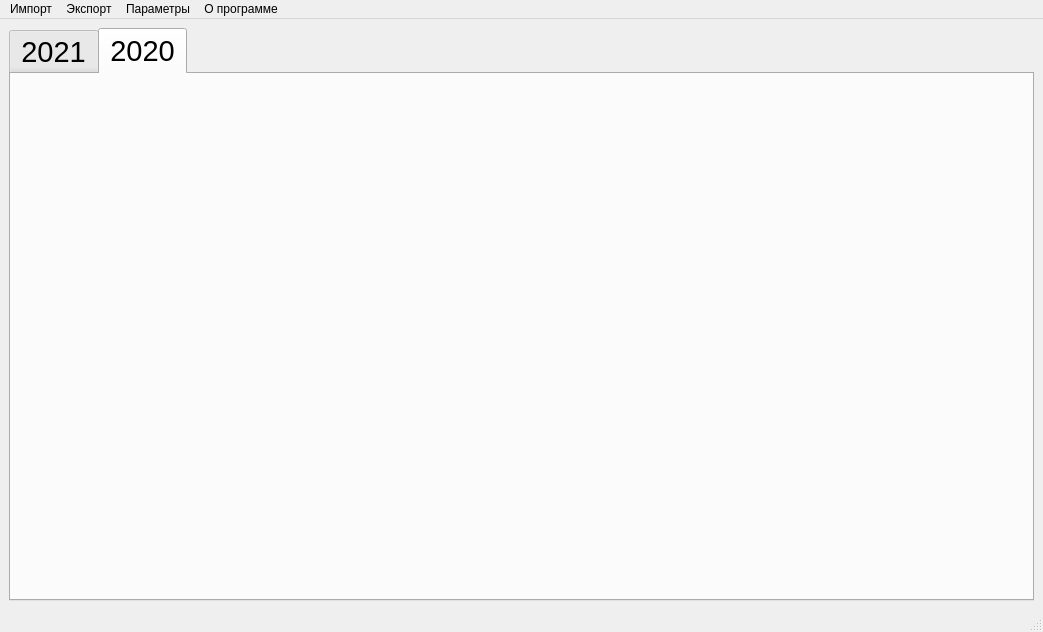
<?xml version="1.0" encoding="UTF-8"?>
<ui version="4.0">
 <class>MainWindow</class>
 <widget class="QMainWindow" name="MainWindow">
  <property name="enabled">
   <bool>true</bool>
  </property>
  <property name="geometry">
   <rect>
    <x>0</x>
    <y>0</y>
    <width>1043</width>
    <height>632</height>
   </rect>
  </property>
  <property name="windowTitle">
   <string>MainWindow</string>
  </property>
  <widget class="QWidget" name="centralwidget">
   <layout class="QGridLayout" name="gridLayout">
    <item row="0" column="0">
     <layout class="QHBoxLayout" name="horizontalLayout_3">
      <item>
       <layout class="QVBoxLayout" name="verticalLayout_2">
        <item>
         <widget class="QTabWidget" name="tabWidget">
          <property name="font">
           <font>
            <pointsize>22</pointsize>
           </font>
          </property>
          <property name="tabShape">
           <enum>QTabWidget::Rounded</enum>
          </property>
          <property name="currentIndex">
           <number>1</number>
          </property>
          <property name="iconSize">
           <size>
            <width>16</width>
            <height>16</height>
           </size>
          </property>
          <property name="tabsClosable">
           <bool>false</bool>
          </property>
          <property name="movable">
           <bool>true</bool>
          </property>
          <property name="tabBarAutoHide">
           <bool>true</bool>
          </property>
          <widget class="QWidget" name="tab">
           <attribute name="title">
            <string>2021</string>
           </attribute>
           <layout class="QVBoxLayout" name="verticalLayout_3">
            <item>
             <widget class="QTableWidget" name="tableWidget"/>
            </item>
           </layout>
          </widget>
          <widget class="QWidget" name="tab_2">
           <attribute name="title">
            <string>2020</string>
           </attribute>
          </widget>
         </widget>
        </item>
       </layout>
      </item>
     </layout>
    </item>
   </layout>
  </widget>
  <widget class="QMenuBar" name="menubar">
   <property name="geometry">
    <rect>
     <x>0</x>
     <y>0</y>
     <width>1043</width>
     <height>21</height>
    </rect>
   </property>
   <widget class="QMenu" name="menu">
    <property name="title">
     <string>Импорт</string>
    </property>
    <addaction name="action"/>
    <addaction name="action_2"/>
   </widget>
   <widget class="QMenu" name="menu_2">
    <property name="title">
     <string>Экспорт</string>
    </property>
   </widget>
   <widget class="QMenu" name="menu_3">
    <property name="title">
     <string>Параметры</string>
    </property>
   </widget>
   <widget class="QMenu" name="menu_4">
    <property name="title">
     <string>О программе</string>
    </property>
   </widget>
   <addaction name="menu"/>
   <addaction name="menu_2"/>
   <addaction name="menu_3"/>
   <addaction name="menu_4"/>
  </widget>
  <widget class="QStatusBar" name="statusbar"/>
  <action name="action">
   <property name="text">
    <string>Получить медиа с диска</string>
   </property>
  </action>
  <action name="action_2">
   <property name="text">
    <string>Получить медиа из папки</string>
   </property>
  </action>
 </widget>
 <resources/>
 <connections/>
</ui>
